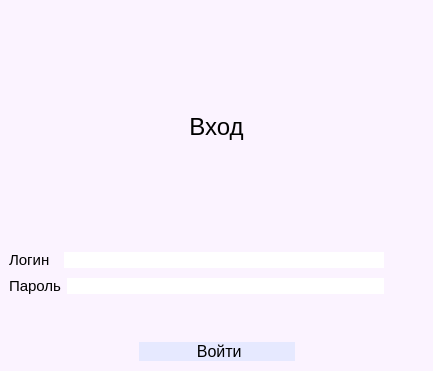
<?xml version="1.0" encoding="UTF-8"?>
<ui version="4.0">
 <class>MainWindow</class>
 <widget class="QMainWindow" name="MainWindow">
  <property name="geometry">
   <rect>
    <x>0</x>
    <y>0</y>
    <width>433</width>
    <height>371</height>
   </rect>
  </property>
  <property name="windowTitle">
   <string>MainWindow</string>
  </property>
  <property name="styleSheet">
   <string notr="true">background-color: rgb(251, 243, 255);</string>
  </property>
  <widget class="QWidget" name="centralwidget">
   <property name="styleSheet">
    <string notr="true">border-radius: 20px;</string>
   </property>
   <layout class="QGridLayout" name="gridLayout">
    <item row="0" column="0">
     <layout class="QVBoxLayout" name="verticalLayout">
      <item>
       <layout class="QHBoxLayout" name="horizontalLayout_3">
        <item>
         <spacer name="horizontalSpacer">
          <property name="orientation">
           <enum>Qt::Horizontal</enum>
          </property>
          <property name="sizeHint" stdset="0">
           <size>
            <width>40</width>
            <height>20</height>
           </size>
          </property>
         </spacer>
        </item>
        <item>
         <widget class="QLabel" name="Vhod">
          <property name="font">
           <font>
            <pointsize>18</pointsize>
           </font>
          </property>
          <property name="text">
           <string>Вход</string>
          </property>
          <property name="alignment">
           <set>Qt::AlignCenter</set>
          </property>
         </widget>
        </item>
        <item>
         <spacer name="horizontalSpacer_2">
          <property name="orientation">
           <enum>Qt::Horizontal</enum>
          </property>
          <property name="sizeHint" stdset="0">
           <size>
            <width>40</width>
            <height>20</height>
           </size>
          </property>
         </spacer>
        </item>
       </layout>
      </item>
      <item>
       <layout class="QHBoxLayout" name="horizontalLayout">
        <item>
         <widget class="QLabel" name="Login">
          <property name="font">
           <font>
            <pointsize>11</pointsize>
           </font>
          </property>
          <property name="text">
           <string>Логин  </string>
          </property>
         </widget>
        </item>
        <item>
         <widget class="QLineEdit" name="usernameLineEdit">
          <property name="styleSheet">
           <string notr="true">background-color: rgb(255, 255, 255);</string>
          </property>
          <property name="maxLength">
           <number>32783</number>
          </property>
          <property name="echoMode">
           <enum>QLineEdit::Normal</enum>
          </property>
          <property name="clearButtonEnabled">
           <bool>false</bool>
          </property>
         </widget>
        </item>
        <item>
         <spacer name="horizontalSpacer_5">
          <property name="orientation">
           <enum>Qt::Horizontal</enum>
          </property>
          <property name="sizeType">
           <enum>QSizePolicy::Preferred</enum>
          </property>
          <property name="sizeHint" stdset="0">
           <size>
            <width>40</width>
            <height>20</height>
           </size>
          </property>
         </spacer>
        </item>
       </layout>
      </item>
      <item>
       <layout class="QHBoxLayout" name="horizontalLayout_2">
        <item>
         <widget class="QLabel" name="Parol">
          <property name="font">
           <font>
            <pointsize>11</pointsize>
           </font>
          </property>
          <property name="text">
           <string>Пароль</string>
          </property>
         </widget>
        </item>
        <item>
         <widget class="QLineEdit" name="passwordLineEdit">
          <property name="styleSheet">
           <string notr="true">background-color: rgb(255, 255, 255);</string>
          </property>
          <property name="echoMode">
           <enum>QLineEdit::Password</enum>
          </property>
         </widget>
        </item>
        <item>
         <spacer name="horizontalSpacer_6">
          <property name="orientation">
           <enum>Qt::Horizontal</enum>
          </property>
          <property name="sizeType">
           <enum>QSizePolicy::Preferred</enum>
          </property>
          <property name="sizeHint" stdset="0">
           <size>
            <width>40</width>
            <height>20</height>
           </size>
          </property>
         </spacer>
        </item>
       </layout>
      </item>
      <item>
       <spacer name="verticalSpacer">
        <property name="orientation">
         <enum>Qt::Vertical</enum>
        </property>
        <property name="sizeType">
         <enum>QSizePolicy::Maximum</enum>
        </property>
        <property name="sizeHint" stdset="0">
         <size>
          <width>20</width>
          <height>40</height>
         </size>
        </property>
       </spacer>
      </item>
      <item>
       <layout class="QHBoxLayout" name="horizontalLayout_4">
        <item>
         <spacer name="horizontalSpacer_3">
          <property name="orientation">
           <enum>Qt::Horizontal</enum>
          </property>
          <property name="sizeHint" stdset="0">
           <size>
            <width>40</width>
            <height>20</height>
           </size>
          </property>
         </spacer>
        </item>
        <item>
         <widget class="QPushButton" name="vhodButton">
          <property name="font">
           <font>
            <pointsize>12</pointsize>
           </font>
          </property>
          <property name="styleSheet">
           <string notr="true">background-color: rgb(230, 233, 255);</string>
          </property>
          <property name="text">
           <string>             Войти            </string>
          </property>
         </widget>
        </item>
        <item>
         <spacer name="horizontalSpacer_4">
          <property name="orientation">
           <enum>Qt::Horizontal</enum>
          </property>
          <property name="sizeHint" stdset="0">
           <size>
            <width>40</width>
            <height>20</height>
           </size>
          </property>
         </spacer>
        </item>
       </layout>
      </item>
     </layout>
    </item>
   </layout>
  </widget>
  <widget class="QMenuBar" name="menubar">
   <property name="geometry">
    <rect>
     <x>0</x>
     <y>0</y>
     <width>433</width>
     <height>21</height>
    </rect>
   </property>
  </widget>
 </widget>
 <resources/>
 <connections/>
</ui>
